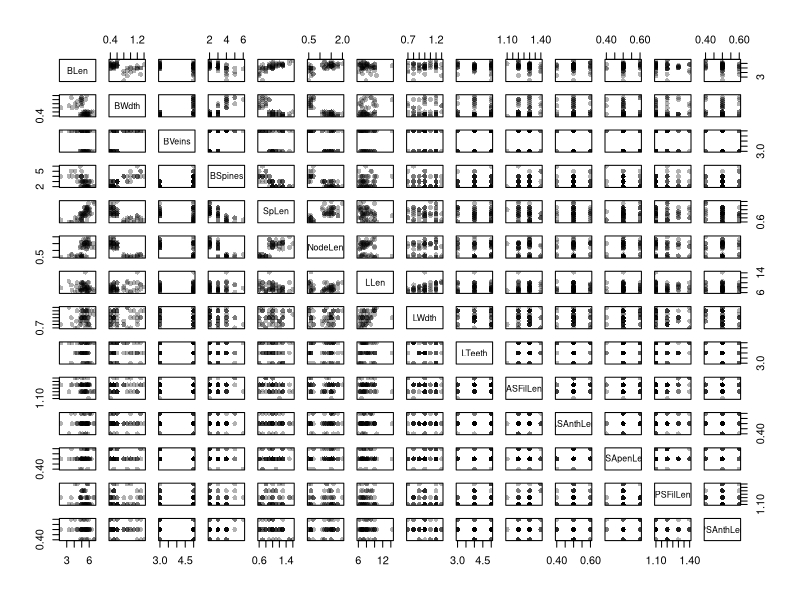
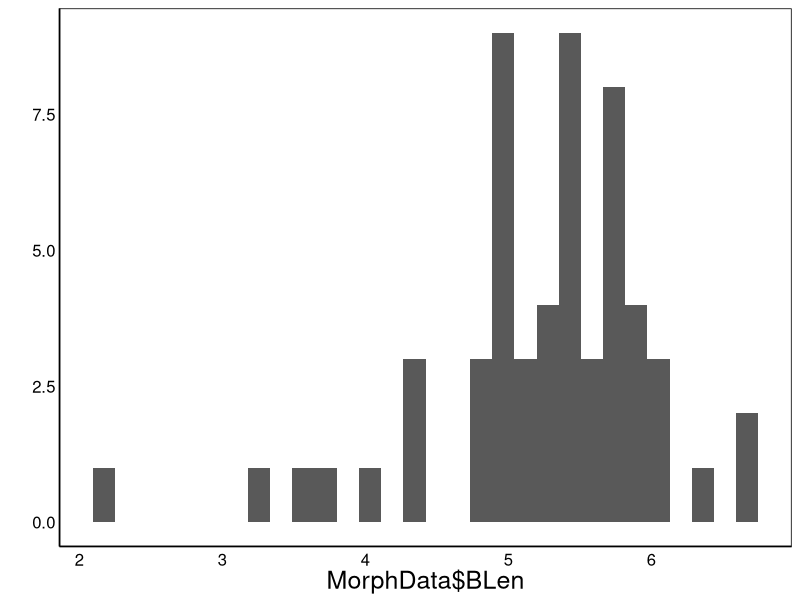
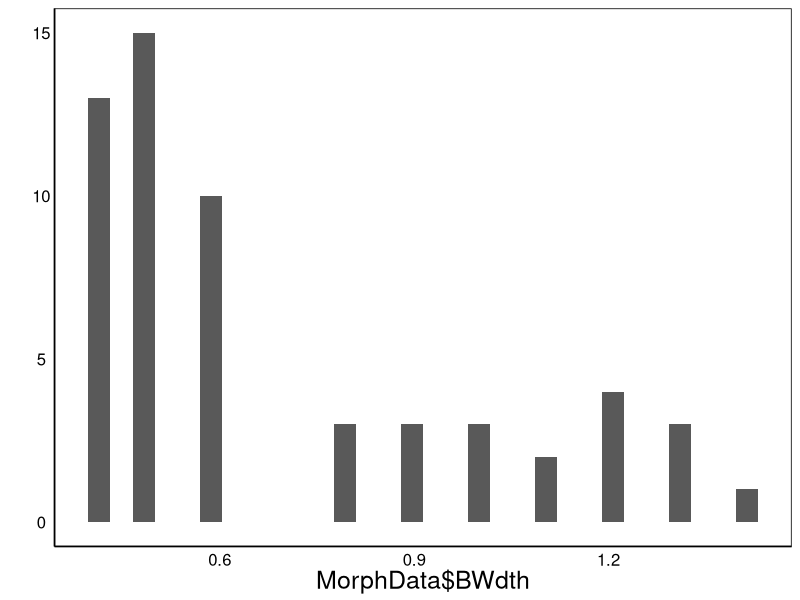
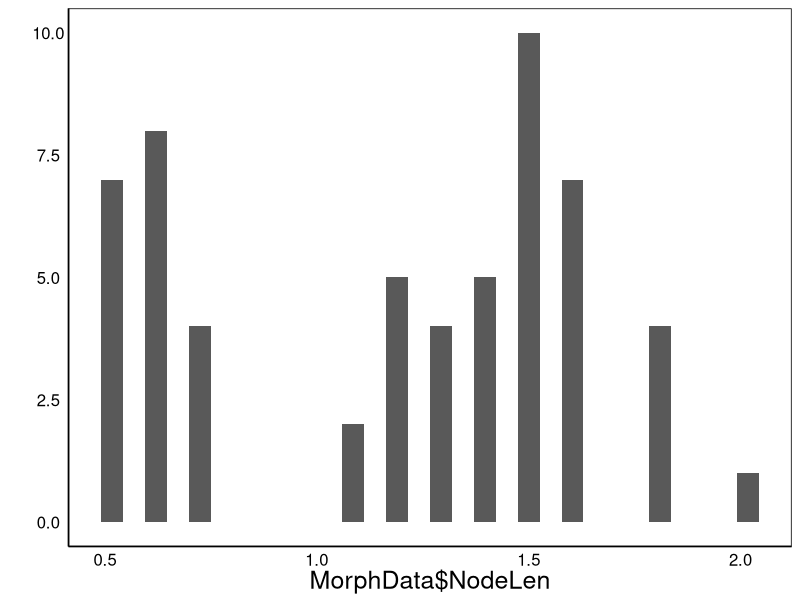
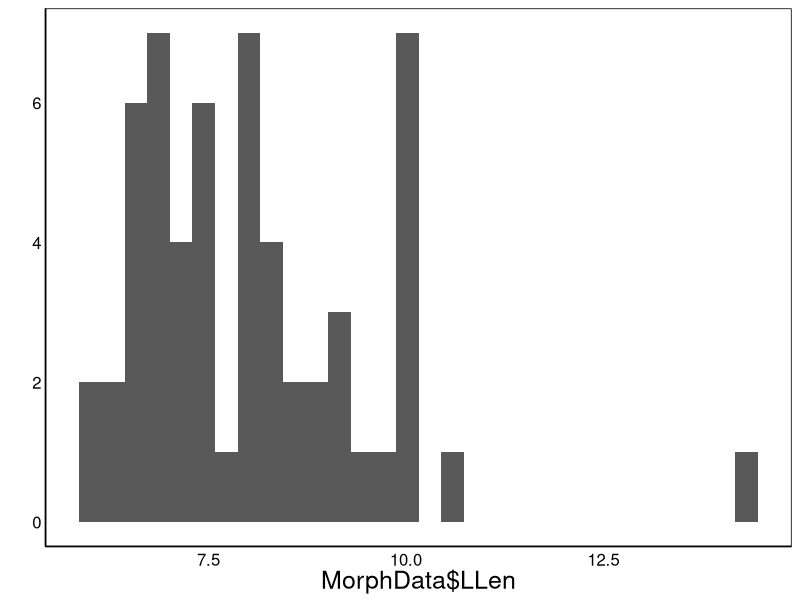
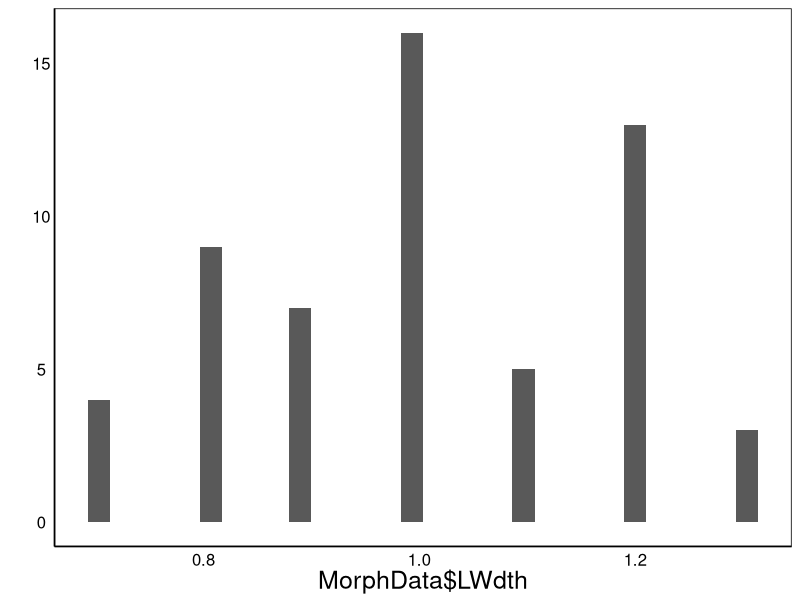
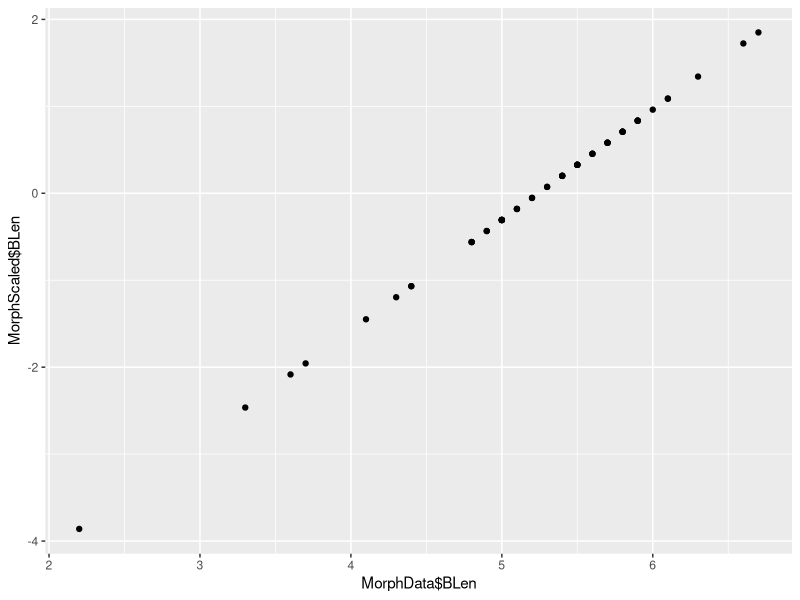
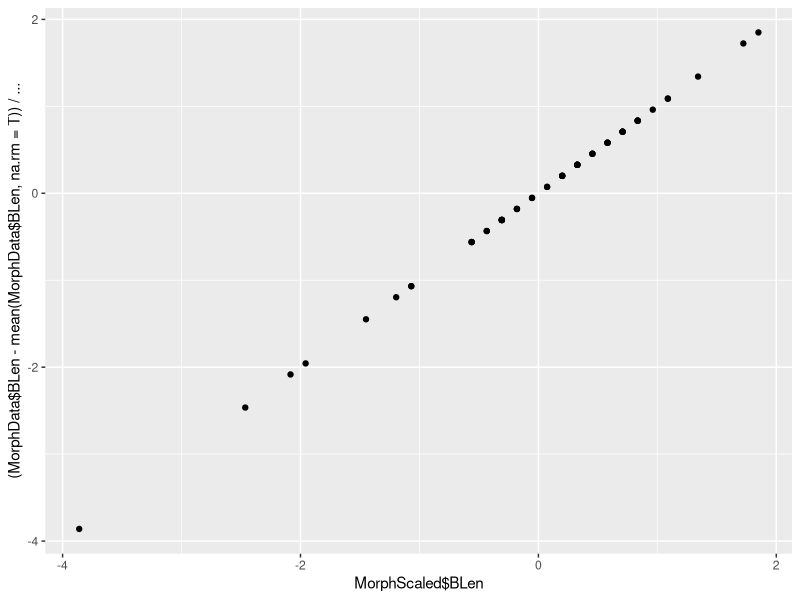

R code for these plots, in order:
# SUMMARY:
## Al-Yotm distinct from Dead Sea and Kufranjah valley sites
## Dead Sea and Kufranjah are different ON AVERAGE, but a lot of overlap

# Simplified/clean theme for plotting
theme_simple <- function (base_size = 12, base_family = "") {
  theme_classic(base_size = base_size, base_family = base_family) %+replace% 
    theme(
      axis.text = element_text(colour = "black"),
      axis.title.x = element_text(size=18),
      axis.text.x = element_text(size=12),
      axis.title.y = element_text(size=18,angle=90),
      axis.text.y = element_text(size=12),
      axis.ticks = element_blank(), 
      panel.background = element_rect(fill="white"),
      panel.border = element_blank(),
      plot.title=element_text(face="bold", size=24),
      legend.position="none"
    ) 
}


# NOTES:
## Plotting PC results using ggplot2
## https://cran.r-project.org/web/packages/ggfortify/vignettes/plot_pca.html

library(ggplot2)
library(ggfortify)
library(MASS)

## Import Data
MorphDataOLD<-read.csv("MuhaidatEtAl_MorphData.csv",header=T) # Original Data sent by Jordan team in summer 2017
MorphData<-read.csv("MuhaidatEtAl_MorphData2.csv",header=T) # Updated data (fixed student errors) Nov 2017
#MorphData$FC<-MorphData$SpLen/MorphData$BWdth
str(MorphData)

## Add midvalue for missing data in original dataset
for(Row in 1:nrow(MorphDataOLD)){
  for(Col in 2:ncol(MorphDataOLD)){
    if(is.na(MorphDataOLD[Row,Col])){
      MorphDataOLD[Row,Col]<-mean(MorphDataOLD[MorphDataOLD$Loc==MorphDataOLD$Loc[Row],Col],na.rm=T)}
  }
}


## Compare old dataset with new
all.equal(MorphDataOLD,MorphData)
testdat<-function(datcol){
  return(cor(MorphDataOLD[,datcol],MorphData[datcol]))
}
diag(testdat(names(MorphData)[3:16])) # values <1 indicate changed data
datcol<-"BVeins"

# Inspect data and prepare for analysis

## Inspect pairwise scatterplots
pairs(MorphData[,3:ncol(MorphData)],col=rgb(0,0,0,0.3),pch=16)

## Inspect distributions of continuous variables
qplot(MorphData$BLen)+theme_simple()
qplot(MorphData$BWdth)+theme_simple()
qplot(MorphData$NodeLen)+theme_simple()
qplot(MorphData$LLen)+theme_simple()
qplot(MorphData$LWdth)+theme_simple()

## Scale data to mean and sd prior to analysis
scale<-function(x){
  return((x-mean(x,na.rm=T))/sd(x,na.rm=T))
}
MorphScaled<-data.frame(sapply(MorphData[,3:ncol(MorphData)],scale))
MorphScaled$Loc<-as.factor(MorphData$Loc)
# TEST SD 
cbind(MorphData$BLen,MorphScaled$BLen,(MorphData$BLen-mean(MorphData$BLen,na.rm=T))/sd(MorphData$BLen,na.rm=T))
qplot(MorphData$BLen,MorphScaled$BLen)
qplot(MorphScaled$BLen,(MorphData$BLen-mean(MorphData$BLen,na.rm=T))/sd(MorphData$BLen,na.rm=T))


# Linear discriminant function analysis
(BlephLDA<-lda(Loc ~ ., data=MorphScaled))
## Flip LD1 axis
BlephLDA$scaling[,1]<--BlephLDA$scaling[,1]

## Extract scaling vectors
scalvec<-data.frame(BlephLDA$scaling)

## Extract predictions
BlephLDAval <- data.frame(predict(BlephLDA)$x)
ldahist(data = BlephLDAval[,1], g=MorphScaled$Loc)
BlephLDAval$Loc<-MorphScaled$Loc



## Plot results
p<-ggplot(data=BlephLDAval,aes(x=LD1,y=LD2,group=Loc))+
  stat_ellipse(geom="polygon",aes(colour=Loc),fill=NA,size=1.2,alpha=0.3)+
  stat_ellipse(geom="polygon",aes(fill=Loc,colour=Loc),size=1.2,alpha=0.3)+
  geom_point(aes(shape=Loc,fill=Loc,colour=Loc),size=I(4),alpha=I(0.8))+
  xlab("LDA1")+ylab("LDA2")+theme_simple() 
  
print(p)

## Quickplot to see legend
ggplot(data=BlephLDAval,aes(x=LD1,y=LD2,group=Loc))+
  stat_ellipse(geom="polygon",aes(colour=Loc),fill=NA,size=1.2,alpha=0.3)+
  stat_ellipse(geom="polygon",aes(fill=Loc,colour=Loc),size=1.2,alpha=0.3)+
  geom_point(aes(shape=Loc,fill=Loc,colour=Loc),size=I(4),alpha=I(0.8))+
  xlab("LDA1")+ylab("LDA2")


pdf("LDAplot.pdf",width=6,height=6)
  print(p)
dev.off()

## Create Table of LDA scales + significance from lm model
### LDA scales
BlephLDAscales<-data.frame(round(BlephLDA$scaling,3))
BlephLDAscales$desc<-c("Bract Length","Bract Width","Veins per bract","Lateral spines","Longest spine length","Internode length",
                       "Leaf length","Leaf width","Teeth per leaf","Filament length","Anther length","Appendage length",
                       "Filament length","Anther length")
### Significance testing
BlephLDAscales$F<-NA
BlephLDAscales$P<-NA
names(MorphScaled)
for(col in 1:(ncol(MorphScaled)-1)){
  BlephLDAscales$F[grep(names(MorphScaled)[col],row.names(BlephLDAscales))]<-anova(lm(MorphScaled[,col]~MorphScaled$Loc))$F[1]
  BlephLDAscales$P[grep(names(MorphScaled)[col],row.names(BlephLDAscales))]<-anova(lm(MorphScaled[,col]~MorphScaled$Loc))$P[1]
}
BlephLDAscales$F<-round(BlephLDAscales$F,2)
BlephLDAscales$P<-round(BlephLDAscales$P,3)

### Output table to csv
write.csv(BlephLDAscales,"LDAscales.csv",row.names=T)

## Output data with LDA scores
FullData<-cbind(MorphData,BlephLDAval[,c("LD1","LD2")])
str(FullData)
write.csv(FullData,"LDAData.csv",row.names=F)

## Test significance of LD Axes
anova(lm(BlephLDAval$LD1~MorphScaled$Loc))
anova(lm(BlephLDAval$LD2~MorphScaled$Loc))

## Plot trait vectors
BlephLDAscales$Loc<-NA
s<-2 # scale for vector
k<-1 # Keep this proportion of largest vectors

keep<-abs(sqrt(BlephLDAscales$LD1^2+BlephLDAscales$LD2^2))>=sort(abs(c(sqrt(BlephLDAscales$LD1^2+BlephLDAscales$LD2^2))),decreasing=T)[floor(nrow(BlephLDAscales)*k)] 
p+geom_segment(data=BlephLDAscales[keep,],aes(x=0,xend=LD1*s,y=0,yend=LD2*s),
                 arrow = arrow(length = unit(0.5, "cm")),colour="grey",inherit_aes=FALSE)+
    geom_text(data=BlephLDAscales[keep,],aes(x=LD1*s,y=LD2*s,label=desc),size=5)#+coord_fixed() + geom_text(data=BlephLDAval,aes(x=LD1,y=LD2,label=Loc))


## Test some diagnostic ratios
summary(lm(SpLen/BWdth~Loc,data=MorphData))
summary(lm(log(SpLen/BWdth)~Loc,data=MorphData))
summary(lm(log(BLen/BWdth)~Loc,data=MorphData))

qplot(Loc,SpLen/BWdth,data=MorphData,geom="boxplot")+theme_simple()
qplot(Loc,log(SpLen/BWdth),data=MorphData,geom="boxplot")+theme_simple()
qplot(Loc,log(BLen/BWdth),data=MorphData,geom="boxplot")+theme_simple()

## Software version info
sessionInfo()
